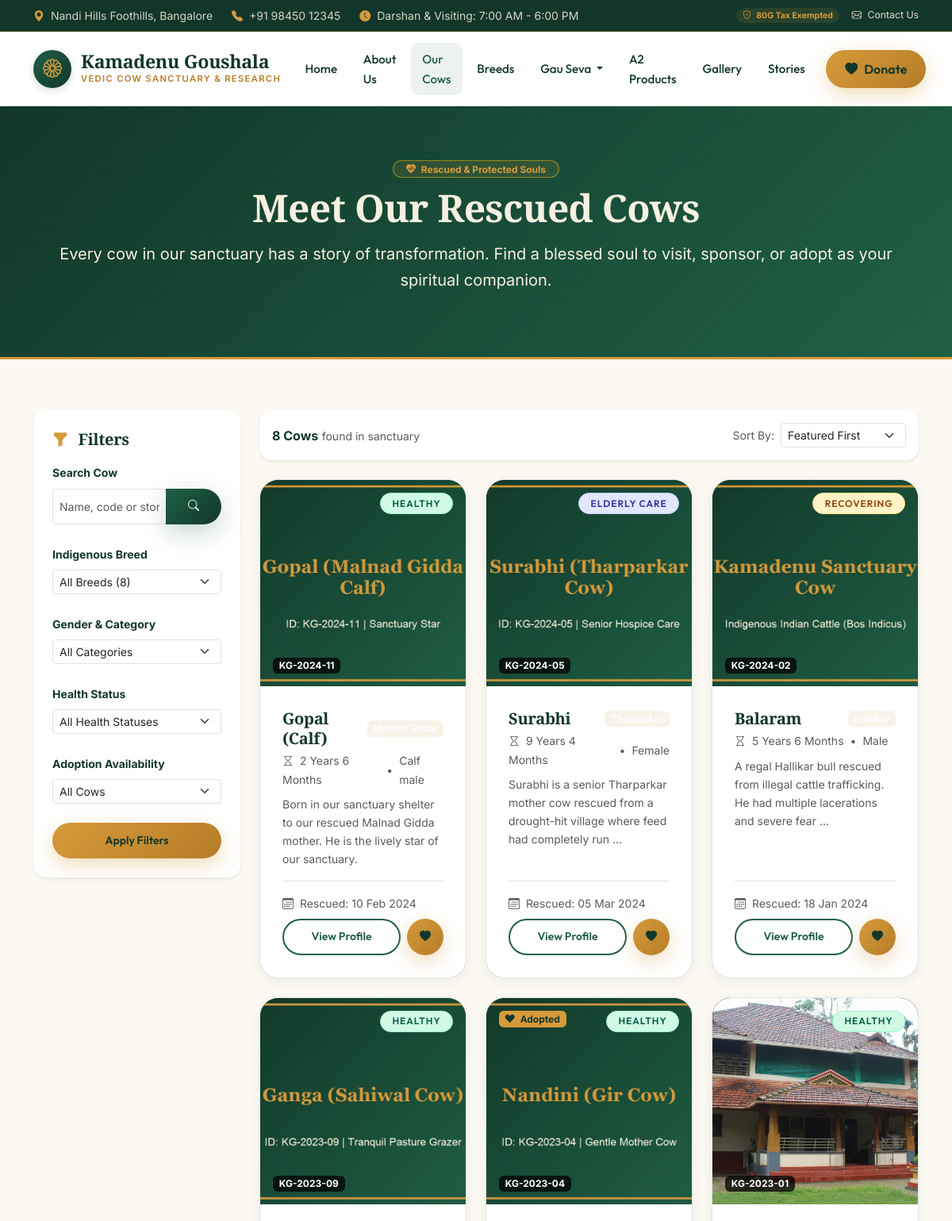
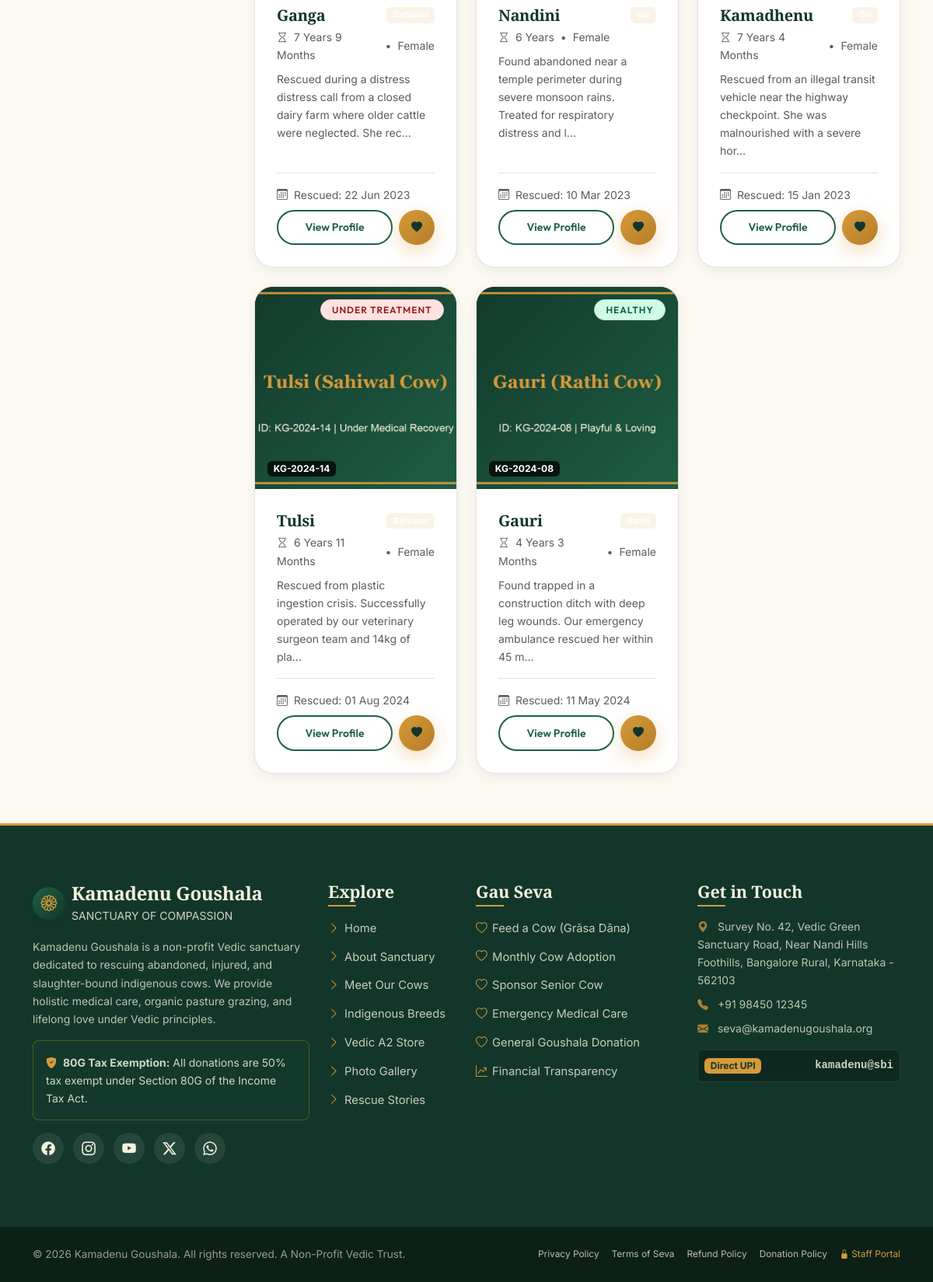
The app's page /cows.php with its own data (2 pictures, top to bottom).
### tables this page shows
CREATE TABLE `cows` (
  `id` INT UNSIGNED AUTO_INCREMENT PRIMARY KEY,
  `cow_code` VARCHAR(30) NOT NULL UNIQUE,
  `name` VARCHAR(100) NOT NULL,
  `slug` VARCHAR(120) NOT NULL UNIQUE,
  `breed_id` INT UNSIGNED NOT NULL,
  `gender` ENUM('female', 'male', 'calf_female', 'calf_male') NOT NULL DEFAULT 'female',
  `date_of_birth` DATE DEFAULT NULL,
  `rescue_date` DATE NOT NULL,
  `rescue_story` TEXT DEFAULT NULL,
  `health_status` ENUM('healthy', 'under_treatment', 'critical', 'recovering', 'elderly_care') DEFAULT 'healthy',
  `status` ENUM('active', 'adopted', 'transferred', 'deceased') DEFAULT 'active',
  `is_featured` TINYINT(1) DEFAULT 0,
  `main_image` VARCHAR(255) DEFAULT NULL,
  `description` TEXT DEFAULT NULL,
  `created_at` TIMESTAMP DEFAULT CURRENT_TIMESTAMP,
  `updated_at` TIMESTAMP DEFAULT CURRENT_TIMESTAMP ON UPDATE CURRENT_TIMESTAMP,
  FOREIGN KEY (`breed_id`) REFERENCES `cow_breeds` (`id`) ON UPDATE CASCADE
);

### cows.php (the view, shortened to what the rows shown need)
<?php
require_once __DIR__ . '/includes/header.php';
$filters = [
    'search'        => sanitize_input($_GET['q'] ?? ''),
    'breed'         => sanitize_input($_GET['breed'] ?? ''),
    'gender'        => sanitize_input($_GET['gender'] ?? ''),
    'health_status' => sanitize_input($_GET['health'] ?? ''),
    'status'        => sanitize_input($_GET['status'] ?? ''),
    'sort'          => sanitize_input($_GET['sort'] ?? 'featured')
];
$page = max(1, (int)($_GET['page'] ?? 1));
$perPage = 9;
$cowData = Cow::getAll($filters, $page, $perPage);
$cows = $cowData['items'];
?>
<section class="page-hero">
    <div class="container text-center">
        <h1 class="page-hero-title">Meet Our Rescued Cows</h1>
    </div>
</section>
<section class="py-5 bg-cream-soft">
    <div class="container py-3">
        <div class="row g-4">
            <div class="col-lg-3">
                <div class="card p-4 rounded-4 shadow-sm border-0 bg-white sticky-top" style="top: 100px; z-index: 10;">
                    <div class="d-flex justify-content-between align-items-center mb-3">
                        <h2 class="h5 font-serif text-forest-dark mb-0"><i class="bi bi-funnel-fill text-gold me-2"></i> Filters</h2>
                    </div>
                </div>
            </div>
            <div class="col-lg-9">
                <?php if (empty($cows)): ?>
                    <div class="card p-5 text-center rounded-4 border-0 shadow-sm bg-white">
                        <i class="bi bi-search fs-1 text-muted mb-2"></i>
                        <h3 class="font-serif text-forest-dark">No Cows Matched Your Criteria</h3>
                        <p class="text-muted small mb-4">Try clearing one or more filters or searching with a different term.</p>
                        <div>
                            <a href="<?= BASE_URL; ?>/cows.php" class="btn btn-forest rounded-pill px-4">Reset All Filters</a>
                        </div>
                    </div>
                <?php else: ?>
                    <div class="row g-4">
                        <?php foreach ($cows as $cow):
                            $healthClass = match($cow['health_status']) {
                                'under_treatment' => 'badge-health-treatment',
                                'elderly_care'   => 'badge-health-elderly',
                                'recovering'     => 'badge-health-recovering',
                                default          => 'badge-health-healthy'
                            };
                            $ageStr = calculate_cow_age($cow['date_of_birth']);
                            $cowImage = image_url(
                                $cow['main_image'] ?? null,
                                'cows',
                                'placeholder-cow.jpg'
                            );
                        ?>
                        <div class="col-md-6 col-lg-4">
                            <div class="heritage-card cow-card h-100 d-flex flex-column">
                                <div class="cow-image-wrapper">
                                    <img
                                        src="<?= e($cowImage); ?>"
                                        alt="<?= e($cow['name']); ?>"
                                        class="cow-card-image"
                                        loading="lazy"
                                        width="600"
                                        height="450"
                                        onerror="this.onerror=null;this.src='<?= BASE_URL; ?>/assets/images/placeholder-cow.jpg';"
                                    >
                                    <span class="position-absolute top-0 end-0 m-3 badge <?= $healthClass; ?> badge-heritage">
                                        <?= ucfirst(str_replace('_', ' ', $cow['health_status'])); ?>
                                    </span>
                                    <span class="position-absolute bottom-0 start-0 m-3 badge bg-black bg-opacity-75 text-white small">
                                        <?= e($cow['cow_code']); ?>
                                    </span>
                                    <?php if ($cow['status'] === 'adopted'): ?>
                                        <span class="position-absolute top-0 start-0 m-3 badge bg-gold text-forest-dark fw-bold small">
                                            <i class="bi bi-suit-heart-fill me-1"></i> Adopted
                                        </span>
                                    <?php endif; ?>
                                </div>
                                <div class="heritage-card-inner d-flex flex-column flex-grow-1">
                                    <div class="d-flex justify-content-between align-items-center mb-1">
                                        <h3 class="h5 font-serif text-forest-dark mb-0"><?= e($cow['name']); ?></h3>
                                        <span class="badge bg-gold-subtle text-gold-dark small"><?= e($cow['breed_name']); ?></span>
                                    </div>
                                    <div class="d-flex align-items-center gap-2 small text-muted mb-2">
                                        <span><i class="bi bi-hourglass me-1"></i> <?= $ageStr; ?></span>
                                        <span>&bull;</span>
                                        <span><?= ucfirst(str_replace('_', ' ', $cow['gender'])); ?></span>
                                    </div>
                                    <p class="small text-muted mb-3 flex-grow-1">
                                        <?= e(mb_strimwidth($cow['rescue_story'] ?? $cow['description'] ?? '', 0, 110, '...')); ?>
                                    </p>
                                    <div class="pt-3 border-top mt-auto">
                                        <div class="d-flex justify-content-between align-items-center mb-2">
                                            <small class="text-muted"><i class="bi bi-calendar3 me-1"></i> Rescued: <?= format_date($cow['rescue_date']); ?></small>
                                        </div>
                                        <div class="d-flex gap-2">
                                            <a href="<?= BASE_URL; ?>/cow-details.php?slug=<?= e($cow['slug']); ?>" class="btn btn-outline-forest btn-sm rounded-pill flex-grow-1">
                                                View Profile
                                            </a>
                                            <a href="<?= BASE_URL; ?>/adopt.php?cow_id=<?= $cow['id']; ?>" class="btn btn-gold btn-sm rounded-pill px-3" title="Adopt or Sponsor this Cow">
                                                <i class="bi bi-heart-fill"></i>
                                            </a>
                                        </div>
                                    </div>
                                </div>
                            </div>
                        </div>
                        <?php endforeach; ?>
                    </div>
                <?php endif; ?>
            </div>
        </div>
    </div>
</section>
<?php require_once __DIR__ . '/includes/footer.php'; ?>

### records on screen
cows: main_image (picture), health_status "HEALTHY", cow_code "KG-2024-11", name "Gopal (Calf)", date_of_birth "2 Years 6 Months", gender "Calf male", rescue_story "Born in our sanctuary shelter to our rescued Malnad Gidda mother. He is the lively star of our sanctuary.", rescue_date "10 Feb 2024"
cows: main_image (picture), health_status "ELDERLY CARE", cow_code "KG-2024-05", name "Surabhi", date_of_birth "9 Years 4 Months", gender "Female", rescue_story "Surabhi is a senior Tharparkar mother cow rescued from a drought-hit village where feed had completely run ...", rescue_date "05 Mar 2024"
cows: shows a picture, health_status "RECOVERING", cow_code "KG-2024-02", name "Balaram", ageStr "5 Years 6 Months", gender "Male", rescue_story "A regal Hallikar bull rescued from illegal cattle trafficking. He had multiple lacerations and severe fear ...", rescue_date "18 Jan 2024"
cows: main_image (picture), health_status "HEALTHY", cow_code "KG-2023-09", name "Ganga", date_of_birth "7 Years 9 Months", gender "Female", rescue_story "Rescued during a distress distress call from a closed dairy farm where older cattle were neglected. She rec...", rescue_date "22 Jun 2023"
cows: main_image (picture), health_status "HEALTHY", cow_code "KG-2023-04", status "adopted" (drawn), name "Nandini", ageStr "6 Years", gender "Female", rescue_story "Found abandoned near a temple perimeter during severe monsoon rains. Treated for respiratory distress and l...", rescue_date "10 Mar 2023"
cows: main_image (picture), health_status "HEALTHY", cow_code "KG-2023-01", name "Kamadhenu", date_of_birth "7 Years 4 Months", gender "Female", rescue_story "Rescued from an illegal transit vehicle near the highway checkpoint. She was malnourished with a severe hor...", rescue_date "15 Jan 2023"
cows: main_image (picture), health_status "UNDER TREATMENT", cow_code "KG-2024-14", name "Tulsi", ageStr "6 Years 11 Months", gender "Female", rescue_story "Rescued from plastic ingestion crisis. Successfully operated by our veterinary surgeon team and 14kg of pla...", rescue_date "01 Aug 2024"
cows: main_image (picture), health_status "HEALTHY", cow_code "KG-2024-08", name "Gauri", date_of_birth "4 Years 3 Months", gender "Female", rescue_story "Found trapped in a construction ditch with deep leg wounds. Our emergency ambulance rescued her within 45 m...", rescue_date "11 May 2024"

### other values on screen
get_setting('site_phone', '+91 98450 12345') "+91 98450 12345"
get_setting('site_name', 'Kamadenu Goushala') "Kamadenu Goushala"
$totalCows "8"
get_setting('site_email', 'seva@kamadenugoushala.org') "seva@kamadenugoushala.org"
get_setting('upi_id', 'kamadenu@sbi') "kamadenu@sbi"
